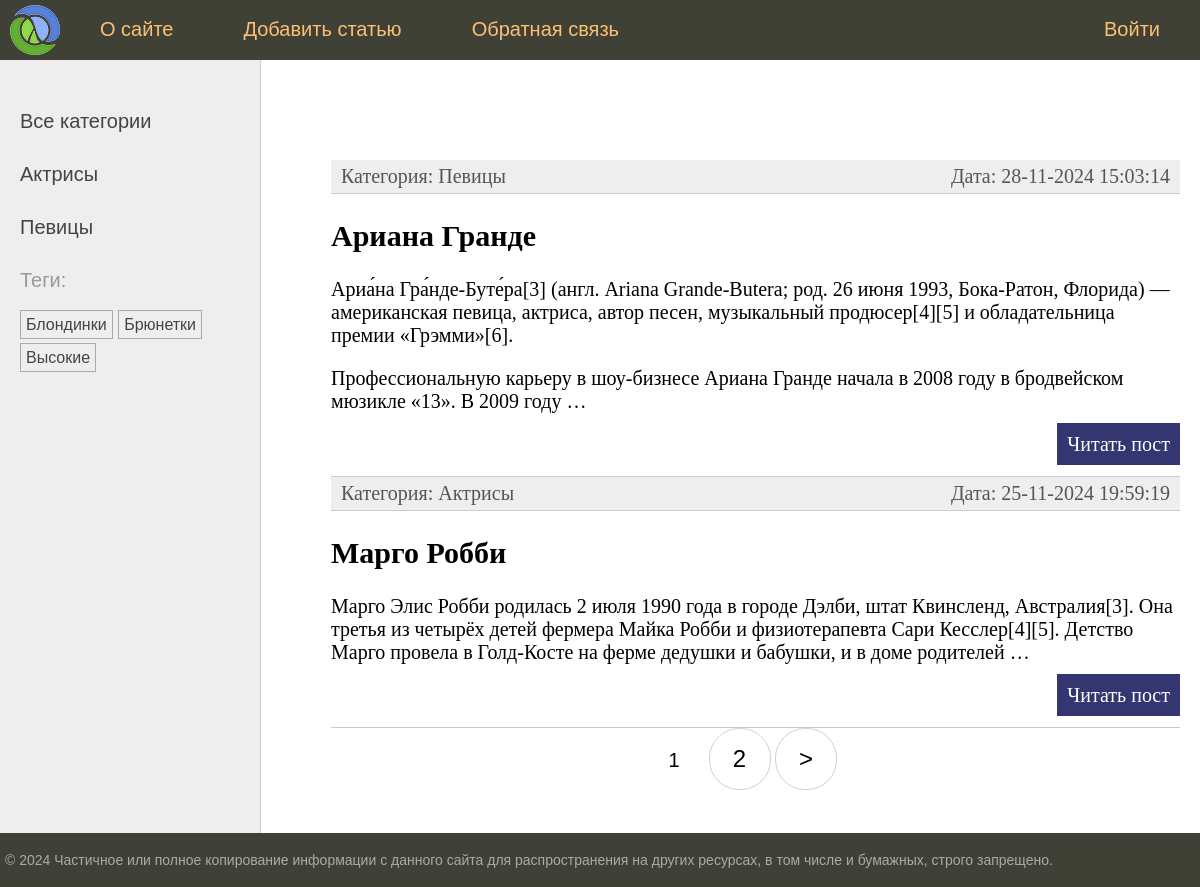
The page /tag/brunetky/ on the database as committed earlier.
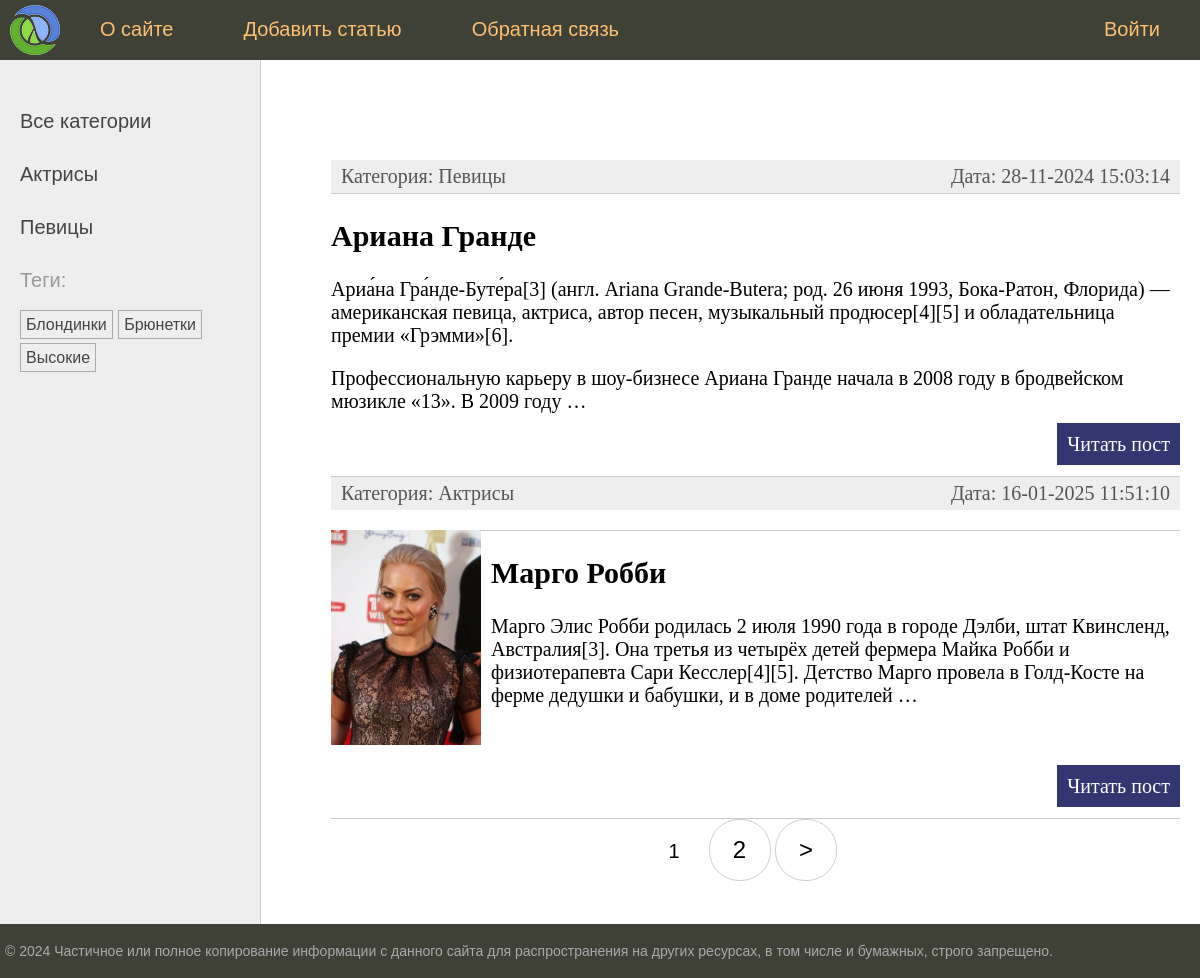
The same page on the database as committed later.
### women/models.py (models this page shows, shortened)
class Women(models.Model):
    class Status(models.IntegerChoices):
        DRAFT = 0, "Черновик"
        PUBLISHED = 1, "Опубликовано"
    title = models.CharField(max_length=255, verbose_name="Заголовок")
    slug = AutoSlugField(populate_from="title", slugify_function=slugify, verbose_name="Slug")
    content = models.TextField(blank=True, verbose_name="Текст статьи")
    time_create = models.DateTimeField(auto_now_add=True, verbose_name="Дата создания")
    time_update = models.DateTimeField(auto_now=True, verbose_name="Дата обновления")
    is_published = models.IntegerField(default=Status.DRAFT, choices=Status, verbose_name="Статус")
    cat = models.ForeignKey("Category", on_delete=models.PROTECT, related_name="posts", verbose_name="Категория")
    tags = models.ManyToManyField("TagPost", related_name="women", blank=True, verbose_name="Теги")
    husband = models.OneToOneField("Husband", on_delete=models.SET_NULL, null=True, blank=True, related_name="wife", verbose_name="Муж")
    photo = models.ImageField(upload_to="photos/%Y/%m/%d", default=None, blank=True, null=True, verbose_name="Фото")
    objects = models.Manager()
    published = PublishedManager()
    class Meta:
        verbose_name = "Известные женщины"
        verbose_name_plural = "Изветсные женщины"
        ordering = ['-time_create']
        indexes = [
            models.Index(fields=['-time_create']),
        ]
        db_table = 'women'
    def get_absolute_url(self):
        return reverse("post", kwargs={"post_slug": self.slug})

class Category(models.Model):
    name = models.CharField(max_length=100, db_index=True)
    slug = models.SlugField(max_length=255, unique=True)
    def get_absolute_url(self):
        return reverse("category", kwargs={"cat_slug": self.slug})
    class Meta:
        verbose_name = "Категория"
        verbose_name_plural = "Категории"
        db_table = 'category'

### women/views.py (the view)
# urls.py: path("tag/<slug:tag_slug>/", views.ShowTagPostListView.as_view(), name="tag"),
class ShowTagPostListView(DataMixin, ListView):
    model = Women
    context_object_name = "posts"
    template_name = "women/index.html"
    def get_queryset(self):
        return Women.published.filter(tags__slug=self.kwargs["tag_slug"]).select_related("cat")
    def get_context_data(self, **kwargs):
        tag = get_object_or_404(TagPost, slug=self.kwargs["tag_slug"])
        context = super().get_context_data(title=tag.tag)
        return context

### women/models.py (called while the page is built)
    def get_queryset(self):
        return super(PublishedManager, self).get_queryset().filter(is_published=Women.Status.PUBLISHED)

    def get_absolute_url(self):
        return reverse("tag", kwargs={"tag_slug": self.slug})

### women/templatetags/women_tags.py (called while the page is built)
@register.inclusion_tag("women/list_categories.html")
def show_categories(cat_selected=0):
    cats = Category.objects.annotate(total=Count("posts")).filter(posts__gt=0)
    return {"cats": cats, "cat_selected": cat_selected}

@register.inclusion_tag("women/list_tag.html")
def show_tags(post=None):
    if post:
        tags = post.tags.all()
    else:
        tags = TagPost.objects.annotate(total=Count("women")).filter(women__gt=0)
    return {"tags": tags}

### women/utils.py (called while the page is built)
    def get_context_data(self, **kwargs):
        context = super().get_context_data(**kwargs)
        if self.page_title:
            context["title"] = self.page_title
        if self.cat_selected is not None:
            context["cat_selected"] = self.cat_selected
        return context

### women/templates/women/index.html (shortened to what this page needs)
{% extends 'base.html' %}
{% block content %}
<ul class="list-articles">
	{% for p in posts %}
        <li><div class="article-panel">
            <p class="first">Категория: {{ p.cat.name }}</p>
            <p class="last">Дата: {{ p.time_update|date:"d-m-Y H:i:s" }}</p>
        </div>
        {% if p.photo %}
            <p><img src="{{ p.photo.url }}"  class="img-article-left thumb"></p>
        {% endif %}
        <li><h2>{{p.title}}</h2>
    {% autoescape off %}
	{{p.content|linebreaks|truncatewords:40}}
    {% endautoescape %}
        <p class="link-read-post"><a href="{{ p.get_absolute_url }}">Читать пост</a></p>
        </li>
    {% endfor %}
</ul>
{% endblock %}
{% block navigation %}
    {% if page_obj.has_other_pages %}
    <nav class="list-pages">
        {% for p in paginator.page_range %}
            {% if page_obj.number == p %}
                <li class="page-num page-num-selected">
                    {{ p }}
                </li>
            {% elif page_obj.number|add:-1 <= p and p <= page_obj.number|add:1 %}
                <li class="page-num">
                    <a href="?page={{ p }}">{{ p }}</a>
                </li>
            {% endif %}
        {% endfor %}
        {% if page_obj.has_next %}
            <li class="page-num">
                <a href="?page={{ page_obj.next_page_number }}">&gt;</a>
            </li>
        {% endif %}
    </nav>
    {% endif %}
{% endblock %}

Rows that differ between the two databases and show on the page:
changed Women "Марго Робби": time_update "25-11-2024 19:59:19" → "16-01-2025 11:51:10"; photo: picture added
